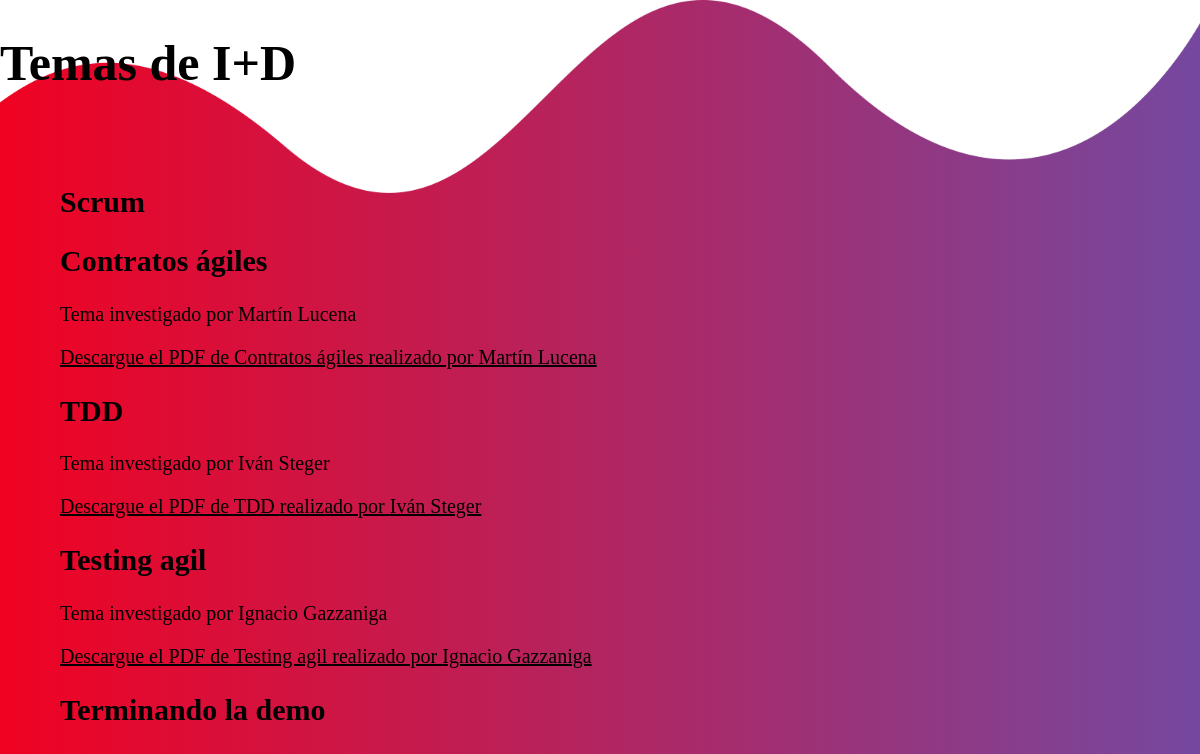
Screenshot of /id.html with the database file from the repository.
### web/models.py (models this page shows)
class Investigacion(models.Model):
    titulo = models.CharField(max_length=30) #Titulo de la novedad
    autor = models.CharField(blank=True, max_length=200) #Quien investigo el tema
    archivo = models.FileField(blank=True, upload_to='web/uploads/%Y/%m/%d/')

### web/views.py (the view)
# urls.py: url(r'^id.html', id_list),
def id_list(request):
    ids = Investigacion.objects.all()
    return render(request, 'web/id.html', {'ids': ids})

### web/templates/web/id.html (shortened to what this page needs)
{% load staticfiles %}
<!DOCTYPE html>
<html>
    <head>
		{% load static %}
        <link rel="stylesheet" href="{% static 'web/css/style.css' %}">
    </head>
    <body>
        <div class="container-id" id="id">
            <h1>Temas de I+D</h1>
            <div class="temas">
            {% for id in ids %}
                <h2>{{id.titulo}}</h2>
                    {% if id.autor %}
                        <p>Tema investigado por {{id.autor}}</p>
                    {% if id.archivo %}
                        <a href="{{id.archivo}}" download>Descargue el PDF de {{id.titulo}} realizado por {{id.autor}}</a>
                    {% endif %}
                    {% endif %}
            {% endfor %}
            </div>
        </div>
    </body>
</html>

### web/static/web/css/style.css (style rules this page uses)
body { margin: 0; padding: 0; overflow-x: none; }

### web/static/web/css/id.css (style rules this page uses)
.container-id { width: auto; display: block; overflow-x: hidden; background:linear-gradient(90deg, #F00222, #75489F); position: relative; height: 100vh; min-height: 100% !important; }
.temas { position: relative; top: 20vh; left: 0vw; width: 90vw; font-size: 20px; margin: auto; }
a { color: black; }
.container-id:before { content: ''; position: absolute; top: 0; left: 0; width: 100vw; height: 250px; background:url(../img/wave3.png); background-size:100%; background-repeat:no-repeat; z-index: 0; }
.container-id h1 { position: absolute; z-index: 100; font-size: 50px; }

### web/static/web/css/jobs.css (style rules this page uses)
a { color: black; }

### rows the page displays
Investigacion: titulo "Scrum"
Investigacion: titulo "Contratos ágiles", autor "Martín Lucena"
Investigacion: titulo "TDD", autor "Iván Steger"
Investigacion: titulo "Testing agil", autor "Ignacio Gazzaniga"
Investigacion: titulo "Terminando la demo"
